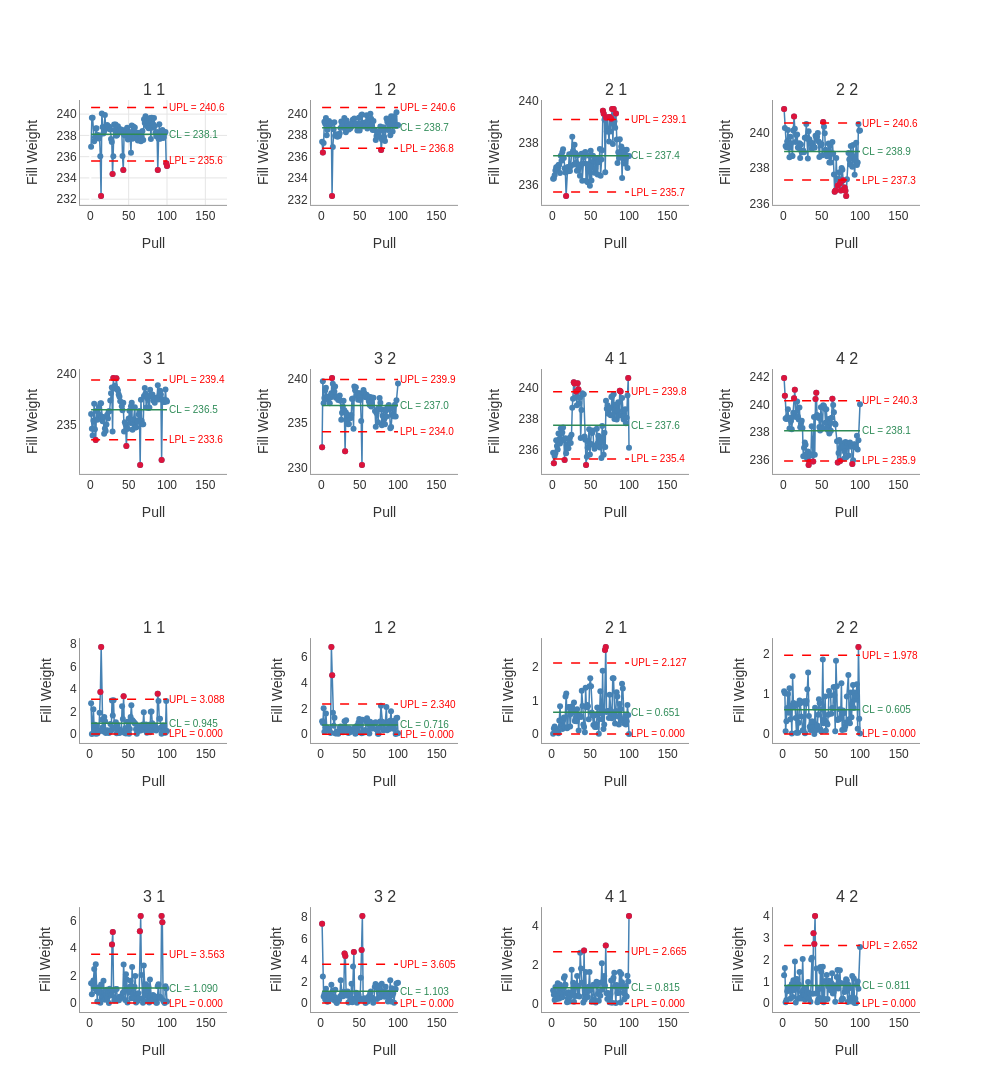

Notebook code for this chart:
### Markdown cell above
### Stratified IMR Charts: All 8 Combinations

Faceted view showing all 8 IMR charts simultaneously:

### Code cell
# Plot all 8 IMR charts in a faceted grid
result_imr.plot(facet=True, ncols=4).show()
